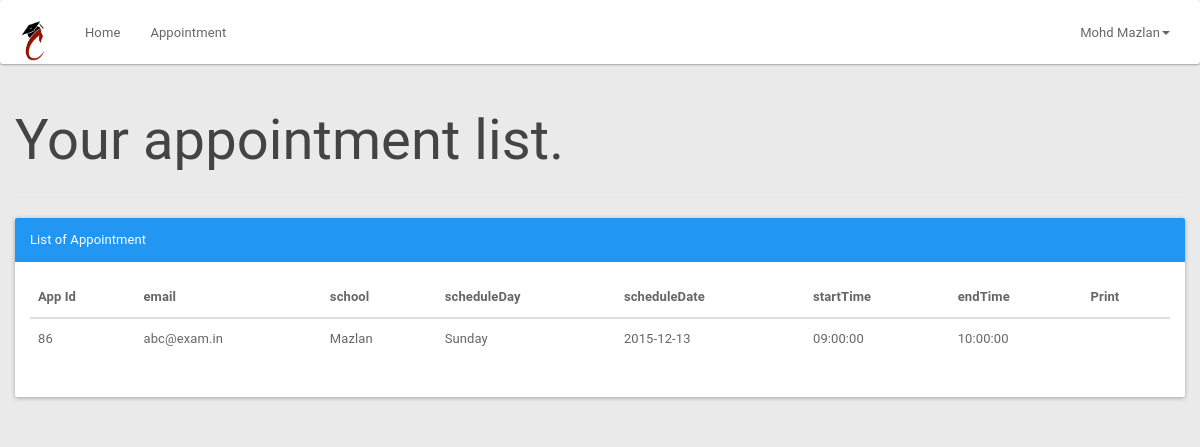
/student/studentapplist.php (signed in), run on the app's committed database.
### tables this page shows
CREATE TABLE `student` (
  `email` varchar(50) NOT NULL,
  `password` varchar(20) NOT NULL,
  `name` varchar(20) NOT NULL,
  `school` varchar(20) NOT NULL,
  `studentMaritialStatus` varchar(10) NOT NULL,
  `studentDOB` date NOT NULL,
  `studentGender` varchar(10) NOT NULL,
  `studentAddress` varchar(100) NOT NULL,
  `studentPhone` varchar(15) NOT NULL,
  `userid` varchar(100) NOT NULL
);

CREATE TABLE `appointment` (
  `appId` int(3) NOT NULL,
  `email` varchar(50) NOT NULL,
  `scheduleId` int(10) NOT NULL,
  `appSymptom` varchar(100) NOT NULL,
  `appComment` varchar(100) NOT NULL,
  `status` varchar(10) NOT NULL DEFAULT 'process'
);

CREATE TABLE `counselorschedule` (
  `scheduleId` int(11) NOT NULL,
  `scheduleDate` date NOT NULL,
  `scheduleDay` varchar(15) NOT NULL,
  `startTime` time NOT NULL,
  `endTime` time NOT NULL,
  `bookAvail` varchar(10) NOT NULL
);

### student/studentapplist.php (the view, shortened to what this page needs)
<?php
include_once '../assets/conn/dbconnect.php';
$session=$_SESSION['studentSession'];
$res=mysqli_query($con, "SELECT a.*, b.*,c.* FROM student a
	JOIN appointment b
		On a.email = b.email
	JOIN counselorschedule c
		On b.scheduleId=c.scheduleId
	WHERE b.email ='$session'");
	$userRow=mysqli_fetch_array($res);
?>
<!DOCTYPE html>
<html>
	<head>
		<link href="assets/css/material.css" rel="stylesheet">
		<link href="assets/css/default/style.css" rel="stylesheet">
		<link href="assets/css/default/blocks.css" rcel="stylesheet">
		<link rel="stylesheet" href="assets/font-awesome/css/font-awesome.min.css" />
	</head>
	<body>
		<nav class="navbar navbar-default " role="navigation">
			<div class="container-fluid">
				<div class="navbar-header">
					<a class="navbar-brand" href="student.php"><img alt="Brand" src="assets/img/logoddd.png" height="40px"></a>
				</div>
				<div class="collapse navbar-collapse" id="bs-example-navbar-collapse-1">
					<ul class="nav navbar-nav">
						<ul class="nav navbar-nav">
							<li><a href="student.php">Home</a></li>
							<li><a href="studentapplist.php?studentId=<?php echo $userRow['email']; ?>">Appointment</a></li>
						</ul>
					</ul>
					<ul class="nav navbar-nav navbar-right">
						<li class="dropdown">
							<a href="#" class="dropdown-toggle" data-toggle="dropdown"><i class="fa fa-user"></i> <?php echo $userRow['name']; ?> <?php echo $userRow['school']; ?><b class="caret"></b></a>
						</li>
					</ul>
				</div>
			</div>
		</nav>
<?php
echo "<div class='container'>";
echo "<div class='row'>";
echo "<div class='page-header'>";
echo "<h1>Your appointment list. </h1>";
echo "</div>";
echo "<div class='panel panel-primary'>";
echo "<div class='panel-heading'>List of Appointment</div>";
echo "<div class='panel-body'>";
echo "<table class='table table-hover'>";
echo "<thead>";
echo "<tr>";
echo "<th>App Id</th>";
echo "<th>email </th>";
echo "<th>school </th>";
echo "<th>scheduleDay </th>";
echo "<th>scheduleDate </th>";
echo "<th>startTime </th>";
echo "<th>endTime </th>";
echo "<th>Print </th>";
echo "</tr>";
echo "</thead>";
$res = mysqli_query($con, "SELECT a.*, b.*,c.*
		FROM student a
		JOIN appointment b
		On a.email = b.email
		JOIN counselorschedule c
		On b.scheduleId=c.scheduleId
		WHERE b.email ='$session'");
while ($userRow = mysqli_fetch_array($res)) {
echo "<tbody>";
echo "<tr>";
echo "<td>" . $userRow['appId'] . "</td>";
echo "<td>" . $userRow['email'] . "</td>";
echo "<td>" . $userRow['school'] . "</td>";
echo "<td>" . $userRow['scheduleDay'] . "</td>";
echo "<td>" . $userRow['scheduleDate'] . "</td>";
echo "<td>" . $userRow['startTime'] . "</td>";
echo "<td>" . $userRow['endTime'] . "</td>";
echo "<td><a href='invoice.php?appid=".$userRow['appId']."' target='_blank'><span class='glyphicon glyphicon-print' aria-hidden='true'></span></a> </td>";
}
echo "</tr>";
echo "</tbody>";
echo "</table>";
?>
	</div>
</div>
</div>
</div>
</body>
</html>

### student/assets/css/default/style.css (style rules this page uses)
body { background-color: #EAEAEA !important; }
.navbar-default .navbar-brand { color:#fff; font-size:30px; font-weight:bold; }
.navbar { margin-bottom: 0px !important; }

### data on the page
student: name "Mohd", school "Mazlan", appointment.appId "86", appointment.email "abc@exam.in", counselorschedule.scheduleDay "Sunday", counselorschedule.scheduleDate "2015-12-13", counselorschedule.startTime "09:00:00", counselorschedule.endTime "10:00:00"
